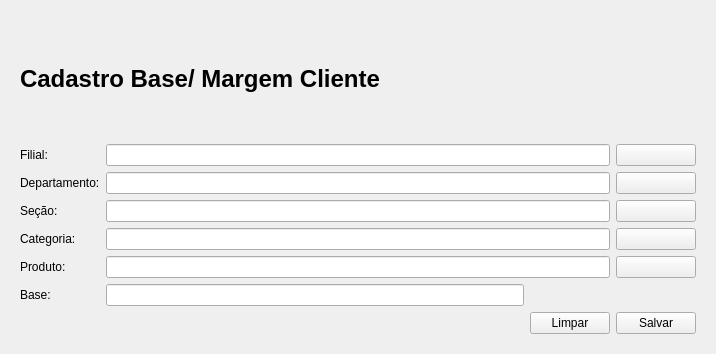
<?xml version="1.0" encoding="UTF-8"?>
<ui version="4.0">
 <class>Cadastro</class>
 <widget class="QWidget" name="Cadastro">
  <property name="geometry">
   <rect>
    <x>0</x>
    <y>0</y>
    <width>716</width>
    <height>354</height>
   </rect>
  </property>
  <property name="sizePolicy">
   <sizepolicy hsizetype="Expanding" vsizetype="Expanding">
    <horstretch>0</horstretch>
    <verstretch>0</verstretch>
   </sizepolicy>
  </property>
  <property name="windowTitle">
   <string>Form</string>
  </property>
  <layout class="QGridLayout" name="gridLayout_4">
   <item row="0" column="0">
    <widget class="QStackedWidget" name="stCadastro">
     <property name="sizePolicy">
      <sizepolicy hsizetype="Expanding" vsizetype="Preferred">
       <horstretch>0</horstretch>
       <verstretch>0</verstretch>
      </sizepolicy>
     </property>
     <property name="currentIndex">
      <number>0</number>
     </property>
     <widget class="QWidget" name="page">
      <layout class="QGridLayout" name="gridLayout">
       <item row="4" column="3">
        <widget class="QPushButton" name="bt_Categ">
         <property name="text">
          <string/>
         </property>
         <property name="icon">
          <iconset>
           <normaloff>../recursos/pesquisa.png</normaloff>../recursos/pesquisa.png</iconset>
         </property>
        </widget>
       </item>
       <item row="1" column="3">
        <widget class="QPushButton" name="bt_Filial">
         <property name="text">
          <string/>
         </property>
         <property name="icon">
          <iconset>
           <normaloff>../recursos/pesquisa.png</normaloff>../recursos/pesquisa.png</iconset>
         </property>
        </widget>
       </item>
       <item row="7" column="2">
        <widget class="QPushButton" name="bt_Limpar">
         <property name="text">
          <string>Limpar</string>
         </property>
         <property name="icon">
          <iconset>
           <normaloff>../recursos/limpar.png</normaloff>../recursos/limpar.png</iconset>
         </property>
        </widget>
       </item>
       <item row="1" column="1" colspan="2">
        <widget class="QLineEdit" name="caixa_Filial"/>
       </item>
       <item row="4" column="0">
        <widget class="QLabel" name="text_categ">
         <property name="text">
          <string>Categoria:</string>
         </property>
        </widget>
       </item>
       <item row="1" column="0">
        <widget class="QLabel" name="text_Filial">
         <property name="text">
          <string>Filial:</string>
         </property>
        </widget>
       </item>
       <item row="2" column="3">
        <widget class="QPushButton" name="bt_Dep">
         <property name="text">
          <string/>
         </property>
         <property name="icon">
          <iconset>
           <normaloff>../recursos/pesquisa.png</normaloff>../recursos/pesquisa.png</iconset>
         </property>
        </widget>
       </item>
       <item row="7" column="0" colspan="2">
        <spacer name="horizontalSpacer">
         <property name="orientation">
          <enum>Qt::Horizontal</enum>
         </property>
         <property name="sizeHint" stdset="0">
          <size>
           <width>504</width>
           <height>20</height>
          </size>
         </property>
        </spacer>
       </item>
       <item row="3" column="3">
        <widget class="QPushButton" name="bt_Secao">
         <property name="text">
          <string/>
         </property>
         <property name="icon">
          <iconset>
           <normaloff>../recursos/pesquisa.png</normaloff>../recursos/pesquisa.png</iconset>
         </property>
        </widget>
       </item>
       <item row="6" column="0">
        <widget class="QLabel" name="text_base">
         <property name="text">
          <string>Base:</string>
         </property>
        </widget>
       </item>
       <item row="5" column="3">
        <widget class="QPushButton" name="bt_Produto">
         <property name="text">
          <string/>
         </property>
         <property name="icon">
          <iconset>
           <normaloff>../recursos/pesquisa.png</normaloff>../recursos/pesquisa.png</iconset>
         </property>
        </widget>
       </item>
       <item row="3" column="1" colspan="2">
        <widget class="QLineEdit" name="caixa_Secao"/>
       </item>
       <item row="2" column="1" colspan="2">
        <widget class="QLineEdit" name="caixa_Depart"/>
       </item>
       <item row="2" column="0">
        <widget class="QLabel" name="text_Depart">
         <property name="text">
          <string>Departamento:</string>
         </property>
        </widget>
       </item>
       <item row="5" column="0">
        <widget class="QLabel" name="caixa_Prod">
         <property name="text">
          <string>Produto:</string>
         </property>
        </widget>
       </item>
       <item row="4" column="1" colspan="2">
        <widget class="QLineEdit" name="caixa_Categoria"/>
       </item>
       <item row="0" column="0" colspan="2">
        <widget class="QLabel" name="label">
         <property name="text">
          <string>&lt;html&gt;&lt;head/&gt;&lt;body&gt;&lt;p&gt;&lt;span style=&quot; font-size:18pt; font-weight:600;&quot;&gt;Cadastro Base/ Margem Cliente&lt;/span&gt;&lt;/p&gt;&lt;/body&gt;&lt;/html&gt;</string>
         </property>
        </widget>
       </item>
       <item row="5" column="1" colspan="2">
        <widget class="QLineEdit" name="caixa_Produto"/>
       </item>
       <item row="3" column="0">
        <widget class="QLabel" name="label_Dep">
         <property name="text">
          <string>Seção:</string>
         </property>
        </widget>
       </item>
       <item row="7" column="3">
        <widget class="QPushButton" name="bt_Salvar">
         <property name="text">
          <string>Salvar</string>
         </property>
         <property name="icon">
          <iconset>
           <normaloff>../recursos/salvar.png</normaloff>../recursos/salvar.png</iconset>
         </property>
        </widget>
       </item>
       <item row="6" column="1">
        <widget class="QLineEdit" name="caixa_Base"/>
       </item>
      </layout>
     </widget>
    </widget>
   </item>
  </layout>
 </widget>
 <resources/>
 <connections>
  <connection>
   <sender>bt_Limpar</sender>
   <signal>clicked()</signal>
   <receiver>caixa_Filial</receiver>
   <slot>clear()</slot>
   <hints>
    <hint type="sourcelabel">
     <x>610</x>
     <y>362</y>
    </hint>
    <hint type="destinationlabel">
     <x>396</x>
     <y>138</y>
    </hint>
   </hints>
  </connection>
  <connection>
   <sender>bt_Limpar</sender>
   <signal>clicked()</signal>
   <receiver>caixa_Depart</receiver>
   <slot>clear()</slot>
   <hints>
    <hint type="sourcelabel">
     <x>610</x>
     <y>362</y>
    </hint>
    <hint type="destinationlabel">
     <x>401</x>
     <y>170</y>
    </hint>
   </hints>
  </connection>
  <connection>
   <sender>bt_Limpar</sender>
   <signal>clicked()</signal>
   <receiver>caixa_Secao</receiver>
   <slot>clear()</slot>
   <hints>
    <hint type="sourcelabel">
     <x>610</x>
     <y>362</y>
    </hint>
    <hint type="destinationlabel">
     <x>407</x>
     <y>202</y>
    </hint>
   </hints>
  </connection>
  <connection>
   <sender>bt_Limpar</sender>
   <signal>clicked()</signal>
   <receiver>caixa_Categoria</receiver>
   <slot>clear()</slot>
   <hints>
    <hint type="sourcelabel">
     <x>610</x>
     <y>362</y>
    </hint>
    <hint type="destinationlabel">
     <x>412</x>
     <y>234</y>
    </hint>
   </hints>
  </connection>
  <connection>
   <sender>bt_Limpar</sender>
   <signal>clicked()</signal>
   <receiver>caixa_Produto</receiver>
   <slot>clear()</slot>
   <hints>
    <hint type="sourcelabel">
     <x>610</x>
     <y>362</y>
    </hint>
    <hint type="destinationlabel">
     <x>423</x>
     <y>266</y>
    </hint>
   </hints>
  </connection>
  <connection>
   <sender>bt_Limpar</sender>
   <signal>clicked()</signal>
   <receiver>caixa_Base</receiver>
   <slot>clear()</slot>
   <hints>
    <hint type="sourcelabel">
     <x>610</x>
     <y>362</y>
    </hint>
    <hint type="destinationlabel">
     <x>433</x>
     <y>298</y>
    </hint>
   </hints>
  </connection>
  <connection>
   <sender>bt_Salvar</sender>
   <signal>clicked()</signal>
   <receiver>caixa_Filial</receiver>
   <slot>setFocus()</slot>
   <hints>
    <hint type="sourcelabel">
     <x>679</x>
     <y>350</y>
    </hint>
    <hint type="destinationlabel">
     <x>142</x>
     <y>123</y>
    </hint>
   </hints>
  </connection>
  <connection>
   <sender>bt_Salvar</sender>
   <signal>clicked()</signal>
   <receiver>caixa_Depart</receiver>
   <slot>clear()</slot>
   <hints>
    <hint type="sourcelabel">
     <x>686</x>
     <y>351</y>
    </hint>
    <hint type="destinationlabel">
     <x>148</x>
     <y>150</y>
    </hint>
   </hints>
  </connection>
  <connection>
   <sender>bt_Salvar</sender>
   <signal>clicked()</signal>
   <receiver>caixa_Filial</receiver>
   <slot>clear()</slot>
   <hints>
    <hint type="sourcelabel">
     <x>691</x>
     <y>359</y>
    </hint>
    <hint type="destinationlabel">
     <x>142</x>
     <y>123</y>
    </hint>
   </hints>
  </connection>
  <connection>
   <sender>bt_Salvar</sender>
   <signal>clicked()</signal>
   <receiver>caixa_Secao</receiver>
   <slot>clear()</slot>
   <hints>
    <hint type="sourcelabel">
     <x>694</x>
     <y>346</y>
    </hint>
    <hint type="destinationlabel">
     <x>150</x>
     <y>192</y>
    </hint>
   </hints>
  </connection>
  <connection>
   <sender>bt_Salvar</sender>
   <signal>clicked()</signal>
   <receiver>caixa_Categoria</receiver>
   <slot>clear()</slot>
   <hints>
    <hint type="sourcelabel">
     <x>690</x>
     <y>358</y>
    </hint>
    <hint type="destinationlabel">
     <x>147</x>
     <y>213</y>
    </hint>
   </hints>
  </connection>
  <connection>
   <sender>bt_Salvar</sender>
   <signal>clicked()</signal>
   <receiver>caixa_Produto</receiver>
   <slot>clear()</slot>
   <hints>
    <hint type="sourcelabel">
     <x>693</x>
     <y>349</y>
    </hint>
    <hint type="destinationlabel">
     <x>162</x>
     <y>245</y>
    </hint>
   </hints>
  </connection>
  <connection>
   <sender>bt_Salvar</sender>
   <signal>clicked()</signal>
   <receiver>caixa_Base</receiver>
   <slot>clear()</slot>
   <hints>
    <hint type="sourcelabel">
     <x>693</x>
     <y>353</y>
    </hint>
    <hint type="destinationlabel">
     <x>168</x>
     <y>278</y>
    </hint>
   </hints>
  </connection>
 </connections>
</ui>
